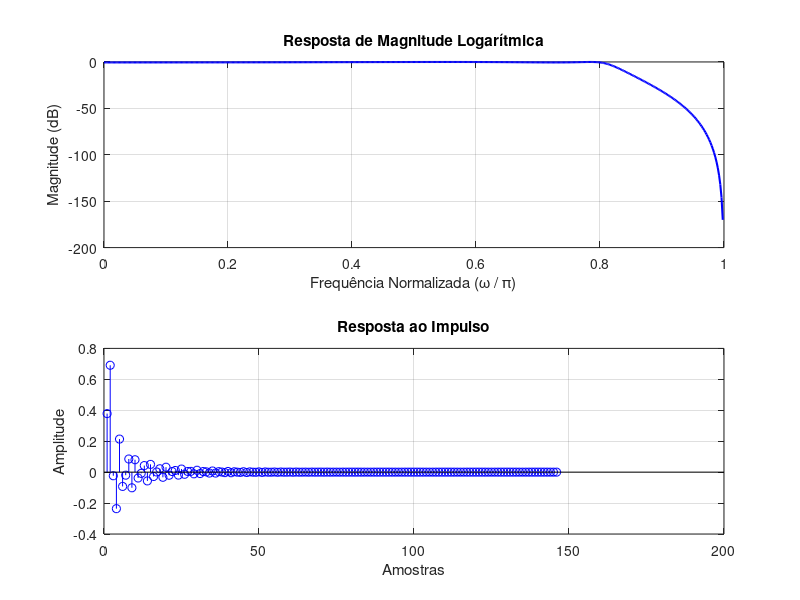

Recreate this plot in MATLAB.
pkg load signal

% Parâmetros do filtro
Fs = 8000;       % Frequência de amostragem (8 kHz)
Wp = 3200 / (Fs/2); % Frequência de corte na banda passante (normalizada)
Ws = 3800 / (Fs/2); % Frequência de corte na banda de parada (normalizada)
Rp = 0.5;         % Ondulação na banda passante (dB)
As = 45;          % Atenuação mínima na banda de parada (dB)

% 1. Cálculo da ordem e frequência de corte
[n, Wn] = cheb1ord(Wp, Ws, Rp, As);

% 2. Projeto do filtro Chebyshev-I digital
[b_d, a_d] = cheby1(n, Rp, Wn, 'low');

% 3. Resposta em frequência
[H_digital, omega_digital] = freqz(b_d, a_d, 500);

% Escala em dB
magnitude_digital = 20*log10(abs(H_digital));

% 4. Resposta ao impulso
impulse_digital = impz(b_d, a_d);

% 5. Plotagem
figure;
subplot(2, 1, 1);
plot(omega_digital / pi, magnitude_digital, 'b', 'LineWidth', 1.5);
xlabel('Frequência Normalizada (\omega / \pi)');
ylabel('Magnitude (dB)');
title('Resposta de Magnitude Logarítmica');
grid on;

subplot(2, 1, 2);
stem(impulse_digital, 'b');
xlabel('Amostras');
ylabel('Amplitude');
title('Resposta ao Impulso');
grid on;

% % Salvando a figura
% if ~exist('trab4', 'dir')
%     mkdir('trab4');
% end
print("trab4/2-a.png", "-dpng");
% pause(10);
